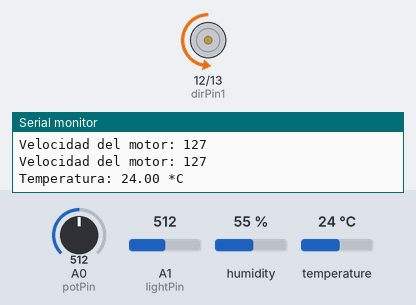
Recording of a sketch running on a simulated Arduino Uno, built with avr-gcc and run on an emulated ATmega328P. On the bench: motor-driver pin pairs drawn as motors (green arrow = first pin HIGH = forward, orange = second pin HIGH = backward, longer = more drive, scaled by the enable pin), the last lines printed to the serial monitor. Inputs (shaded band) come from the test bench; at power-on: A0 (potPin) = 512, A1 (lightPin) = 512, humidity 55 %, temperature 24 °C.

Above: at 1.2 s.
1.3 s: A0 (potPin) set to 716
At 2.0 s:
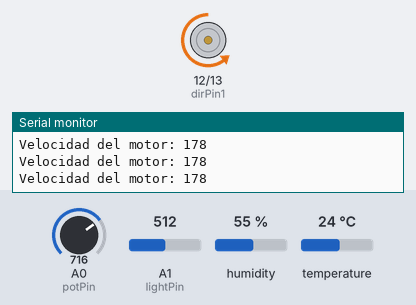
2.9 s: A0 (potPin) set to 992
At 3.8 s:
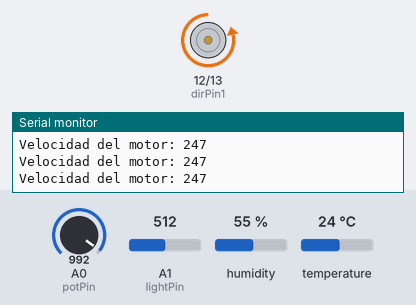
4.5 s: A0 (potPin) set to 70
At 5.7 s:
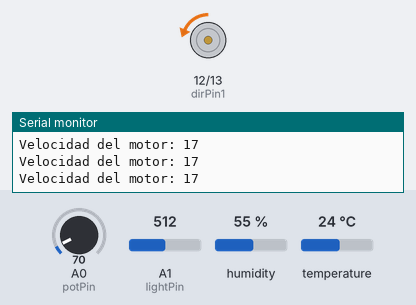
6.0 s: A1 (lightPin) set to 30
At 8.1 s:
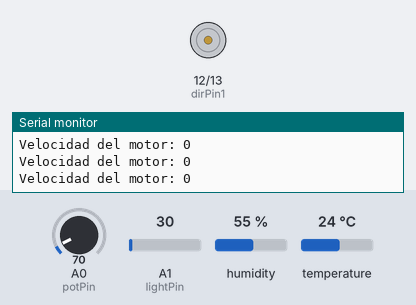
8.6 s: A1 (lightPin) set to 306
At 10.1 s:
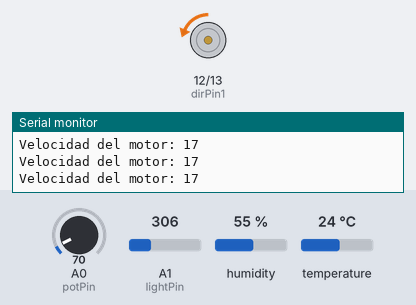
10.4 s: A1 (lightPin) set to 19
At 12.2 s:
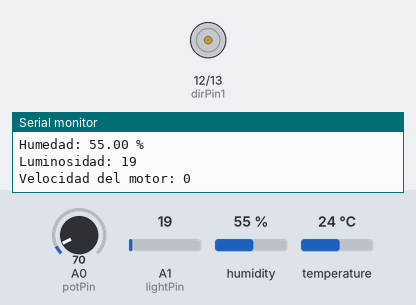
Timing chart, 0 to 13.4 s (numbered marks = the images above; inputs shaded):
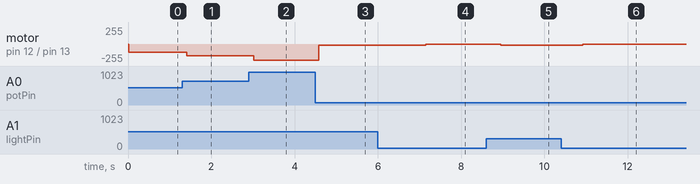

The sketch:

ControlDeMotor_Tareas.ino
```cpp
#include <Arduino_FreeRTOS.h>
#include <queue.h>
#include <semphr.h>
#include <DHT.h>

#define DHTPIN 2
#define DHTTYPE DHT11

DHT dht(DHTPIN, DHTTYPE);

// Pines del motor
int speedPin = 11;
int dirPin1 = 12;
int dirPin2 = 13;
int potPin = A0;       // Pin del potenciómetro
int lightPin = A1;     // Pin de la fotorresistencia

// Variables para las colas
QueueHandle_t tempQueue;
QueueHandle_t humidityQueue;
QueueHandle_t lightQueue;
QueueHandle_t motorSpeedQueue;

// Semáforos
SemaphoreHandle_t xMutex;

// Funciones de las tareas
void TaskReadTemperature(void *pvParameters);
void TaskReadHumidity(void *pvParameters);
void TaskReadLight(void *pvParameters);
void TaskControlMotor(void *pvParameters);

void setup() {
  Serial.begin(9600);
  pinMode(speedPin, OUTPUT);
  pinMode(dirPin1, OUTPUT);
  pinMode(dirPin2, OUTPUT);
  dht.begin();

  // Crear las colas
  tempQueue = xQueueCreate(10, sizeof(float));
  humidityQueue = xQueueCreate(10, sizeof(float));
  lightQueue = xQueueCreate(10, sizeof(int));
  motorSpeedQueue = xQueueCreate(10, sizeof(int));

  // Crear el mutex
  xMutex = xSemaphoreCreateMutex();

  // Verificar si las colas y el mutex se crearon correctamente
  if (tempQueue != NULL && humidityQueue != NULL && lightQueue != NULL && motorSpeedQueue != NULL && xMutex != NULL) {
    // Crear las tareas
    xTaskCreate(TaskReadTemperature, "ReadTemp", 128, NULL, 1, NULL);
    xTaskCreate(TaskReadHumidity, "ReadHum", 128, NULL, 1, NULL);
    xTaskCreate(TaskReadLight, "ReadLight", 128, NULL, 1, NULL);
    xTaskCreate(TaskControlMotor, "ControlMotor", 256, NULL, 2, NULL);
  } else {
    Serial.println("Error al crear las colas o el mutex");
  }
}

void loop() {

}

void TaskReadTemperature(void *pvParameters) {
  (void) pvParameters;

  for (;;) {
    float temperature = dht.readTemperature();

    if (!isnan(temperature)) {
      xQueueSend(tempQueue, &temperature, portMAX_DELAY);
    } else {
      Serial.println("Error al leer la temperatura del sensor DHT!");
    }

    vTaskDelay(1000 / portTICK_PERIOD_MS);  // Leer cada 1 segundo
  }
}

void TaskReadHumidity(void *pvParameters) {
  (void) pvParameters;

  for (;;) {
    float humidity = dht.readHumidity();

    if (!isnan(humidity)) {
      xQueueSend(humidityQueue, &humidity, portMAX_DELAY);
    } else {
      Serial.println("Error al leer la humedad del sensor DHT!");
    }

    vTaskDelay(1000 / portTICK_PERIOD_MS);  // Leer cada 1 segundo
  }
}

void TaskReadLight(void *pvParameters) {
  (void) pvParameters;

  for (;;) {
    int lightValue = analogRead(lightPin);
    xQueueSend(lightQueue, &lightValue, portMAX_DELAY);

    vTaskDelay(1000 / portTICK_PERIOD_MS);  // Leer cada 1 segundo
  }
}

void TaskControlMotor(void *pvParameters) {
  (void) pvParameters;

  float temperature = 0;
  float humidity = 0;
  int lightValue = 0;
  int potValue = 0;
  int motorSpeed = 0;

  for (;;) {
    // Leer el valor del potenciómetro
    potValue = analogRead(potPin);
    motorSpeed = map(potValue, 0, 1023, 0, 255); // Convertir el valor del potenciómetro a velocidad del motor

    // Leer las colas de sensores
    if (xQueueReceive(tempQueue, &temperature, 0) == pdPASS) {
      Serial.print("Temperatura: ");
      Serial.print(temperature);
      Serial.println(" *C");
    }

    if (xQueueReceive(humidityQueue, &humidity, 0) == pdPASS) {
      Serial.print("Humedad: ");
      Serial.print(humidity);
      Serial.println(" %");
    }

    if (xQueueReceive(lightQueue, &lightValue, 0) == pdPASS) {
      Serial.print("Luminosidad: ");
      Serial.println(lightValue);
    }

    // Ajustar la velocidad en función de la temperatura, luminosidad y humedad
    if (temperature > 29) {
      motorSpeed -= 50; // Reducir velocidad si la temperatura es mayor a 29 grados
    }

    if (lightValue < 300) {
      motorSpeed -= 50; // Reducir velocidad si la luminosidad es muy baja
    }

    if (humidity > 80) {
      motorSpeed -= 50; // Reducir velocidad si la humedad es muy alta
    }

    // Asegurarse de que la velocidad no sea menor que 0
    if (motorSpeed < 0) {
      motorSpeed = 0;
    }

    // Controlar la dirección del motor
    digitalWrite(dirPin1, LOW);
    digitalWrite(dirPin2, HIGH);

    // Ajustar la velocidad del motor
    analogWrite(speedPin, motorSpeed);

    // Imprimir la velocidad del motor en el monitor serial
    Serial.print("Velocidad del motor: ");
    Serial.println(motorSpeed);

    vTaskDelay(200 / portTICK_PERIOD_MS);  // Ajustar este delay según sea necesario
  }
}
```

Measured:
- after the input at 1.3 s, motor on pin 12 (dirPin1) / pin 13 (dirPin2): backward 127/255 → backward 178/255 after 0.11 s
- after the input at 2.9 s, motor on pin 12 (dirPin1) / pin 13 (dirPin2): backward 178/255 → backward 247/255 after 0.12 s
- after the input at 4.5 s, motor on pin 12 (dirPin1) / pin 13 (dirPin2): backward 247/255 → backward 17/255 after 0.09 s
- after the input at 6.0 s, motor on pin 12 (dirPin1) / pin 13 (dirPin2): backward 17/255 → stopped after 1.2 s
- after the input at 8.6 s, motor on pin 12 (dirPin1) / pin 13 (dirPin2): stopped → backward 17/255 after 0.35 s
- after the input at 10.4 s, motor on pin 12 (dirPin1) / pin 13 (dirPin2): backward 17/255 → stopped after 0.52 s
